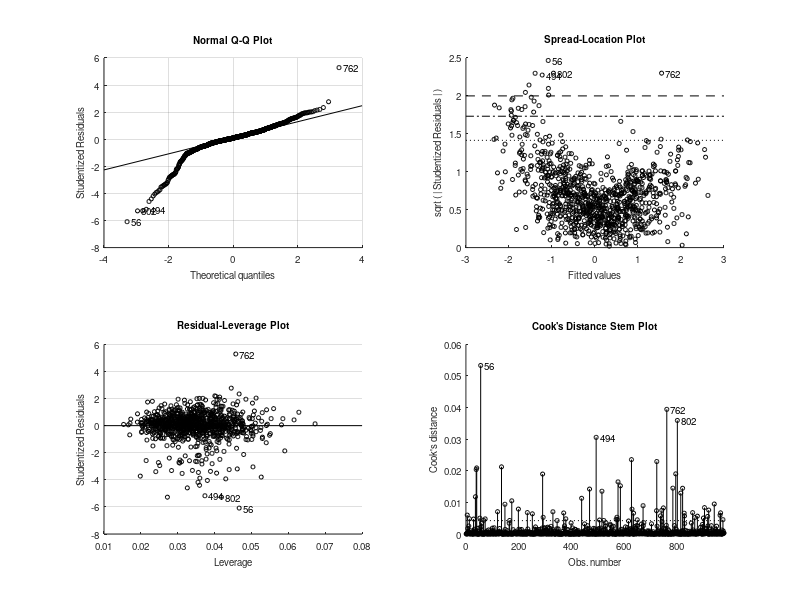

MATLAB code to generate this figure: (Note: this script raises an error after producing the figure.)
clc; clear; close all;

%% CONFIG
N_each = 10;  
Flag   = 0;   % 0 = DAD ; 1 = Alternans

parameter_names = [{'GNa'}, {'GNaL'}, {'GNaB'}, {'VNaK'}, {'Gto'}, {'GKur'},...
    {'GK2P'}, {'GKr'}, {'GKs'},{'GK1'}, {'GKp'}, {'GKach'}, {'GKCa'}, ...
    {'GCaL'}, {'GCaB'}, {'VPMCA'}, {'VNCX'}, {'GClCa'}, {'GClB'}, {'VRYR'}, {'VSERCA'}, {'Ca Buffer-Cleft'},...
    {'Ca Buffer-Cyt'}, {'L-type k1o'}, {'L-type CaMKII'}, {'PLB Kmf'}, {'RyR EC50'}, ...
    {'CaSR Leak'}, {'CSQ Bmax'}, {'KiCa'}, {'KoCa'}, {'Kim'}, {'Kom'}];

%% RUN GENDER-SPECIFIC REGRESSIONS
dataStruct = struct();

for Gender = [0 1]  % 0 = Male, 1 = Female
    load parameter_matrix_1000_all_parameters.mat
    rm_IKACH_parameters = all_parameters;

    if Gender == 0
        load DAD_Male_AF_Threshold.mat
        pacing_threshold = result_DAD(:,1)';
        pacing_threshold(pacing_threshold==1 | pacing_threshold==0) = NaN;
        DAD_NaN_values = find(isnan(pacing_threshold));

        load Alternan_Male_AF_Threshold.mat
        pacing_alt = result_Alternans(:,1)';
        pacing_alt(pacing_alt==1 | pacing_alt==0 | pacing_alt==0.1) = NaN;
        Alternan_NaN_values = find(isnan(pacing_alt));

        Total_NaN_values_unique = unique([DAD_NaN_values Alternan_NaN_values],'first');

        load AP_CaT_Features_Male_AF.mat
        result = result_AP; %#ok<NASGU>
    else
        load DAD_Female_AF_Threshold.mat
        pacing_threshold = result_DAD(:,1)';
        pacing_threshold(pacing_threshold==1 | pacing_threshold==0) = NaN;
        DAD_NaN_values = find(isnan(pacing_threshold));

        load Alternan_Female_AF_Threshold.mat
        pacing_alt = result_Alternans(:,1)';
        pacing_alt(pacing_alt==1 | pacing_alt==0 | pacing_alt==0.1) = NaN;
        Alternan_NaN_values = find(isnan(pacing_alt));

        Total_NaN_values_unique = unique([DAD_NaN_values Alternan_NaN_values],'first');

        load AP_CaT_Features_Female_AF.mat
        % keep existing 'result' if present
    end

    % Remove rows with NaNs across aligned arrays
    for i = 1:numel(Total_NaN_values_unique)
        idx = Total_NaN_values_unique(i);
        pacing_threshold(idx) = NaN;
        pacing_alt(idx)       = NaN;
        rm_IKACH_parameters(idx,:) = NaN;
    end

    % Compact to remove NaN rows
    rm_IKACH_parameters_new = [];
    for ii = 1:33
        col = rm_IKACH_parameters(:,ii);
        rm_IKACH_parameters_new(:,ii) = col(~isnan(col));
    end
    rm_IKACH_parameters = rm_IKACH_parameters_new;

    pacing_threshold = pacing_threshold(~isnan(pacing_threshold));
    DAD = pacing_threshold;

    if Flag == 0
        out_value = DAD;
    else
        out_value = pacing_alt(~isnan(pacing_alt));
    end

    % Regression (log-transform, z-score, linear regression)
    X_clean = log(rm_IKACH_parameters);
    Y_clean = log(out_value(:));

    % Drop constant columns
    valid_cols = std(X_clean,0,1) > 0;
    X_clean = X_clean(:, valid_cols);
    param_subset = parameter_names(valid_cols);

    XX = zscore(X_clean);
    YY = zscore(Y_clean);

    [b, bint] = regress(YY, [ones(size(XX,1),1) XX]);
    mdl = fitlm(XX, YY);
    p_values = table2array(mdl.Coefficients(2:end,4));

    coeffs   = b(2:end);
    conf_int = bint(2:end,:);

    % Significant if CI doesn't cross zero AND p<0.05
    sig_mask = (conf_int(:,1).*conf_int(:,2) > 0) & (p_values < 0.05);

    coeffs   = coeffs(sig_mask);
    conf_int = conf_int(sig_mask,:);
    names    = param_subset(sig_mask);

    % Split & sort
    pos_mask = coeffs > 0;
    neg_mask = coeffs < 0;

    [~, pos_sort_idx] = sort(coeffs(pos_mask), 'descend');       % largest positive
    [~, neg_sort_idx] = sort(abs(coeffs(neg_mask)), 'descend');  % most negative by |coef|

    pos_coeffs = coeffs(pos_mask);   pos_conf = conf_int(pos_mask,:); pos_names = names(pos_mask);
    neg_coeffs = coeffs(neg_mask);   neg_conf = conf_int(neg_mask,:); neg_names = names(neg_mask);

    pos_keep = min(N_each, numel(pos_sort_idx));
    neg_keep = min(N_each, numel(neg_sort_idx));

    pos_idx_keep = pos_sort_idx(1:pos_keep);
    neg_idx_keep = neg_sort_idx(1:neg_keep);

    % Extract (handle cases with < N_each or zero)
    posVals_sorted  = pos_coeffs(pos_idx_keep);
    posCI_sorted    = pos_conf(pos_idx_keep,:);
    posNames_sorted = pos_names(pos_idx_keep);

    negVals_sorted  = neg_coeffs(neg_idx_keep);
    negCI_sorted    = neg_conf(neg_idx_keep,:);
    negNames_sorted = neg_names(neg_idx_keep);

    % --- FORCE CONSISTENT SHAPES & TYPES ---
    % Names: ensure cell column; if string, convert to cellstr first
    if isstring(posNames_sorted); posNames_sorted = cellstr(posNames_sorted); end
    if isstring(negNames_sorted); negNames_sorted = cellstr(negNames_sorted); end
    if ~iscell(posNames_sorted); posNames_sorted = num2cell(posNames_sorted); end
    if ~iscell(negNames_sorted); negNames_sorted = num2cell(negNames_sorted); end

    posNames_sorted = posNames_sorted(:);           %  Nx1 cell
    negNames_sorted = negNames_sorted(:);           %  Mx1 cell

    % Values: ensure column doubles
    posVals_sorted = posVals_sorted(:);             %  Nx1 double
    negVals_sorted = negVals_sorted(:);             %  Mx1 double

    % CIs: ensure N×2 and M×2 doubles (allow true empty 0×2)
    if isempty(posCI_sorted); posCI_sorted = zeros(0,2); end
    if isempty(negCI_sorted); negCI_sorted = zeros(0,2); end
    % (If they came as row vectors like 1×2, that’s fine; vertcat with 0×2 works.)

    % --- CONCATENATE SAFELY ---
    dataStruct(Gender+1).topParams = [negNames_sorted; posNames_sorted];
    dataStruct(Gender+1).topVals   = [negVals_sorted;  posVals_sorted];
    dataStruct(Gender+1).topCI     = [negCI_sorted;    posCI_sorted];
end

%% =======================
% PLOT MALE (unchanged style)
% =======================
male_vals  = dataStruct(1).topVals;
male_ci    = dataStruct(1).topCI;
male_names = dataStruct(1).topParams;

neg_idx = find(male_vals < 0);
pos_idx = find(male_vals > 0);

adjutsed_values_bot = male_vals(neg_idx);
adjutsed_values_top = male_vals(pos_idx);
neg_ci = male_ci(neg_idx,:);
pos_ci = male_ci(pos_idx,:);
a_n_names = male_names(neg_idx);
a_p_names = male_names(pos_idx);

figure; set(gcf,'color','w');

bar(adjutsed_values_bot,'FaceColor',[0.75 0.75 0.75]); hold on;
bar(adjutsed_values_top,'FaceColor','k');

for i = 1:length(adjutsed_values_bot)
    line([i i], [neg_ci(i,1) neg_ci(i,2)], 'Color','k','LineWidth',1.5);
    line([i-0.2 i+0.2], [neg_ci(i,1) neg_ci(i,1)], 'Color','k','LineWidth',1.5);
    line([i-0.2 i+0.2], [neg_ci(i,2) neg_ci(i,2)], 'Color','k','LineWidth',1.5);
    text(i, adjutsed_values_bot(i)-0.25, a_n_names{i}, ...
        'Rotation',90,'FontSize',14,'HorizontalAlignment','center');
end

for i = 1:length(adjutsed_values_top)
    line([i i], [pos_ci(i,1) pos_ci(i,2)], 'Color','k','LineWidth',1.5);
    line([i-0.2 i+0.2], [pos_ci(i,1) pos_ci(i,1)], 'Color','k','LineWidth',1.5);
    line([i-0.2 i+0.2], [pos_ci(i,2) pos_ci(i,2)], 'Color','k','LineWidth',1.5);
    text(i, adjutsed_values_top(i)+0.25, a_p_names{i}, ...
        'Rotation',90,'FontSize',14,'HorizontalAlignment','center');
end

yGridLines = -1:0.25:1;
xLims = xlim;
for y = yGridLines
    h = line(xLims, [y y], 'Color', [0.5 0.5 0.5 0.3], 'LineStyle', '-', 'LineWidth', 1);
    uistack(h,'bottom');
end

set(gca,'box','off','tickdir','out','fontsize',12)
ylabel('Regression Coefficient')
set(gca,'xtick',[])
set(gca,'XLim',[0 max(length(adjutsed_values_bot),length(adjutsed_values_top))+1])
set(gca,'fontname','arial','fontsize',17)
title('Male'); ylim([-1 1]); yticks([-1 -0.5 0 0.5 1])

%% =======================
% PLOT FEMALE (unchanged style)
% =======================
female_vals  = dataStruct(2).topVals;
female_ci    = dataStruct(2).topCI;
female_names = dataStruct(2).topParams;

neg_idx = find(female_vals < 0);
pos_idx = find(female_vals > 0);

adjutsed_values_bot = female_vals(neg_idx);
adjutsed_values_top = female_vals(pos_idx);
neg_ci = female_ci(neg_idx,:);
pos_ci = female_ci(pos_idx,:);
a_n_names = female_names(neg_idx);
a_p_names = female_names(pos_idx);

figure; set(gcf,'color','w');

bar(adjutsed_values_bot,'FaceColor',[1 0.68 0.68]); hold on;
bar(adjutsed_values_top,'FaceColor','r');

for i = 1:length(adjutsed_values_bot)
    line([i i], [neg_ci(i,1) neg_ci(i,2)], 'Color','k','LineWidth',1.5);
    line([i-0.2 i+0.2], [neg_ci(i,1) neg_ci(i,1)], 'Color','k','LineWidth',1.5);
    line([i-0.2 i+0.2], [neg_ci(i,2) neg_ci(i,2)], 'Color','k','LineWidth',1.5);
    text(i, adjutsed_values_bot(i)-0.25, a_n_names{i}, ...
        'Rotation',90,'FontSize',14,'HorizontalAlignment','center');
end

for i = 1:length(adjutsed_values_top)
    line([i i], [pos_ci(i,1) pos_ci(i,2)], 'Color','k','LineWidth',1.5);
    line([i-0.2 i+0.2], [pos_ci(i,1) pos_ci(i,1)], 'Color','k','LineWidth',1.5);
    line([i-0.2 i+0.2], [pos_ci(i,2) pos_ci(i,2)], 'Color','k','LineWidth',1.5);
    text(i, adjutsed_values_top(i)+0.25, a_p_names{i}, ...
        'Rotation',90,'FontSize',14,'HorizontalAlignment','center');
end

yGridLines = -1:0.25:1;
xLims = xlim;
for y = yGridLines
    h = line(xLims, [y y], 'Color', [0.5 0.5 0.5 0.3], 'LineStyle', '-', 'LineWidth', 1);
    uistack(h,'bottom');
end

set(gca,'box','off','tickdir','out','fontsize',12)
ylabel('Regression Coefficient')
set(gca,'xtick',[])
set(gca,'XLim',[0 max(length(adjutsed_values_bot),length(adjutsed_values_top))+1])
set(gca,'fontname','arial','fontsize',17)
title('Female'); ylim([-1 1]); yticks([-1 -0.5 0 0.5 1])
